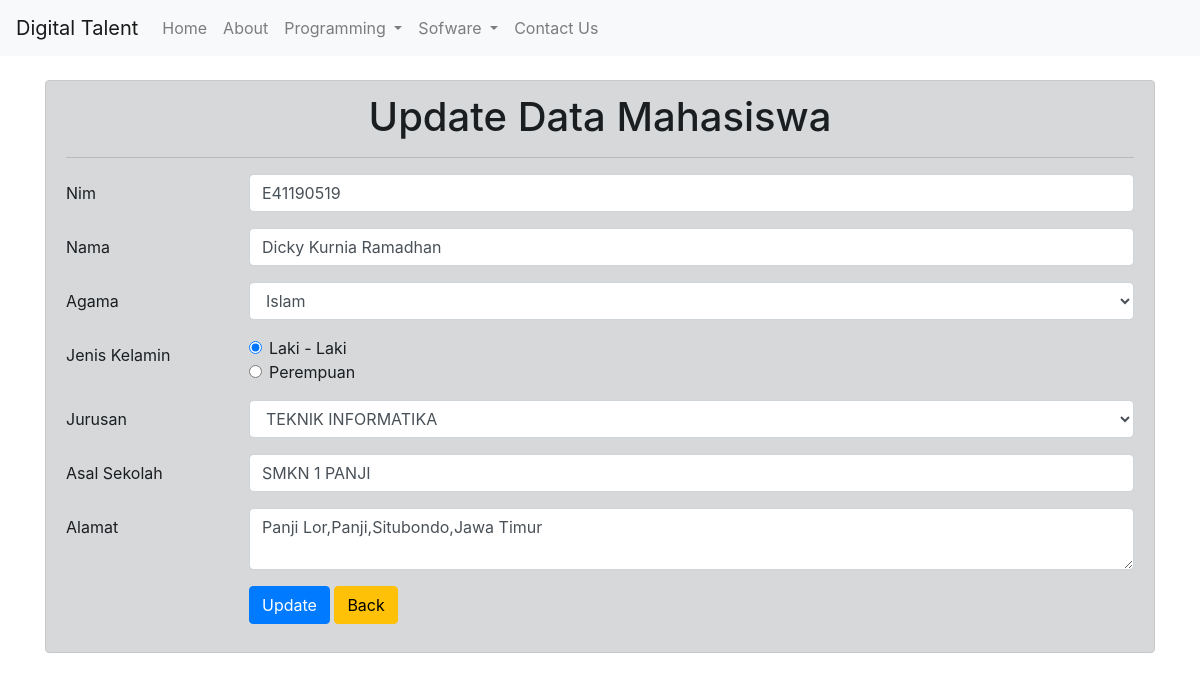
/edit-mahasiswa.php?id=2, run on the app's committed database.
### tables this page shows
CREATE TABLE `mahasiswa` (
  `nim` varchar(13) NOT NULL,
  `id_mhs` int(11) NOT NULL,
  `nama` varchar(50) NOT NULL,
  `agama` varchar(20) NOT NULL,
  `jenis_kelamin` enum('P','L') NOT NULL,
  `jurusan` varchar(30) NOT NULL,
  `asal_sekolah` varchar(100) NOT NULL,
  `alamat` text NOT NULL
);

### edit-mahasiswa.php (the view, shortened to what this page needs)
<?php
	include 'db_mhs.php';
	$id = $_GET['id'];
	$mhs = mysqli_query($konek,"select * from mahasiswa where id_mhs='$id'");
	$row = mysqli_fetch_array($mhs);
	$jurusan = array('TEKNIK INFORMATIKA','TEKNIK MESIN','TEKNIK FISIKA');
	$agama = array('Islam','Kristen','Hindu','Budha','Khonghucu');
	function active_radio_button($value,$input){
		$result = $value==$input?'checked':'';
		return $result;
	}
 ?>
 <!DOCTYPE html>
<html>
<head>
	<link rel="stylesheet" type="text/css" href="css/bootstrap.min.css">
</head>
<body>
	<nav class="navbar navbar-expand-lg navbar-light bg-light">
		<a class="navbar-brand" href="#">Digital Talent</a>
    	<div class="collapse navbar-collapse" id="navbarSupportedContent">
    		<ul class="navbar-nav mr-auto">
      			<li class="nav-item">
        			<a class="nav-link" href="#">Home <span class="sr-only">(current)</span></a>
      			</li>
      			<li class="nav-item">
        			<a class="nav-link" href="#">About <span class="sr-only">(current)</span></a>
      			</li>
      			<li class="nav-item dropdown">
        			<a class="nav-link dropdown-toggle" href="#" id="navbarDropdown" role="button" data-toggle="dropdown" aria-haspopup="true" aria-expanded="false">
     					Programming
        			</a>
      			</li>
      			<li class="nav-item dropdown">
        			<a class="nav-link dropdown-toggle" href="#" id="navbarDropdown" role="button" data-toggle="dropdown" aria-haspopup="true" aria-expanded="false">
     					Sofware
        			</a>
      			</li>
      			<li class="nav-item">
        			<a class="nav-link" href="#">Contact Us <span class="sr-only">(current)</span></a>
      			</li>
    		</ul>
  		</div>
	</nav><br>
	<div class="container">
		<div class="alert alert-dark">
			<center><h1>Update Data Mahasiswa</h1></center>
			<hr>
			<form method="post">
				<div class="form-group row" autocomplete="off">
					<label class="col-sm-2 col-form-label">Nim</label>
					<div class="col-sm-10">
						<input type="text" name="nim" class="form-control" value="<?php echo $row['nim'] ?>">
					</div>
				</div>
				<div class="form-group row" autocomplete="off">
					<label class="col-sm-2 col-form-label">Nama</label>
					<div class="col-sm-10">
						<input type="text" name="nama" class="form-control" value="<?php echo $row['nama'] ?>">
					</div>
				</div>
				<div class="form-group row" autocomplete="off">
					<label class="col-sm-2 col-form-label">Agama</label>
					<div class="col-sm-10">
						<select name="agama" class="form-control">
							<?php
                            foreach ($agama as $a){
                                echo "<option value='$a' ";
                                echo $row['agama']==$a?'selected="selected"':'';
                                echo ">$a</option>";
                            }
                            ?>
						</select>
					</div>
				</div>
				<div class="form-group row">
					<label class="col-sm-2 col-form-label">Jenis Kelamin</label>
					<div class="col-sm-10">
						<div class="form-check">
							<input type="radio" name="jk" class="form-check-input" value="L" <?php echo active_radio_button("L", $row['jenis_kelamin'])?>>
							<label class="form-check-label">Laki - Laki</label >
						</div>
						<div class="form-check">
							<input type="radio" name="jk" class="form-check-input" value="P" <?php echo active_radio_button("P", $row['jenis_kelamin'])?>>
							<label class="form-check-label">Perempuan</label>
						</div>
					</div>
				</div>
				<div class="form-group row" autocomplete="off">
					<label class="col-sm-2 col-form-label">Jurusan</label>
					<div class="col-sm-10">
						<select name="jurusan" class="form-control">
							<?php
                            foreach ($jurusan as $j){
                                echo "<option value='$j' ";
                                echo $row['jurusan']==$j?'selected="selected"':'';
                                echo ">$j</option>";
                            }
                            ?>
						</select>
					</div>
				</div>
				<div class="form-group row" autocomplete="off">
					<label class="col-sm-2 col-form-label">Asal Sekolah</label>
					<div class="col-sm-10">
						<input type="text" name="asal_sekolah" class="form-control" value="<?php echo $row['asal_sekolah'] ?>">
					</div>
				</div>
				<div class="form-group row" autocomplete="off">
					<label class="col-sm-2 col-form-label">Alamat</label>
					<div class="col-sm-10">
						<textarea class="form-control" name="alamat"><?php echo $row['alamat'] ?></textarea>
					</div>
				</div>
				<div class="form-group row">
					<label class="col-sm-2 col-form-label"></label>
    				<div class="col-sm-10">
      					<button type="submit" class="btn btn-primary" name="update">Update</button>
      					<button class="btn btn-warning" name="clear"><a href="mahasiswa.php" style="color: black;">Back</a></button>
    				</div>
  				</div>
			</form>
		</div>
	</div>
</body>
</html>

### data on the page
mahasiswa: nim "E41190519", nama "Dicky Kurnia Ramadhan", agama "Islam", jurusan "TEKNIK INFORMATIKA", asal_sekolah "SMKN 1 PANJI", alamat "Panji Lor,Panji,Situbondo,Jawa Timur"
